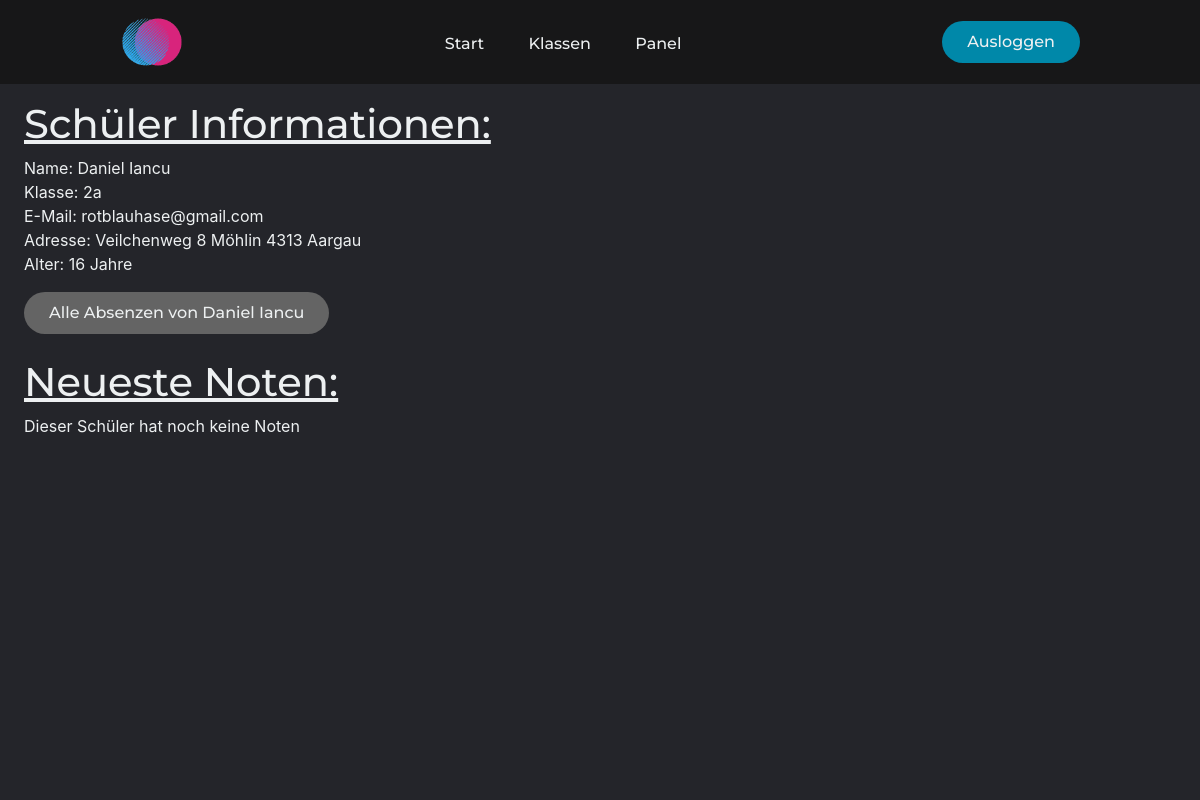
The app's page /schuler/1/ (signed in), older data.
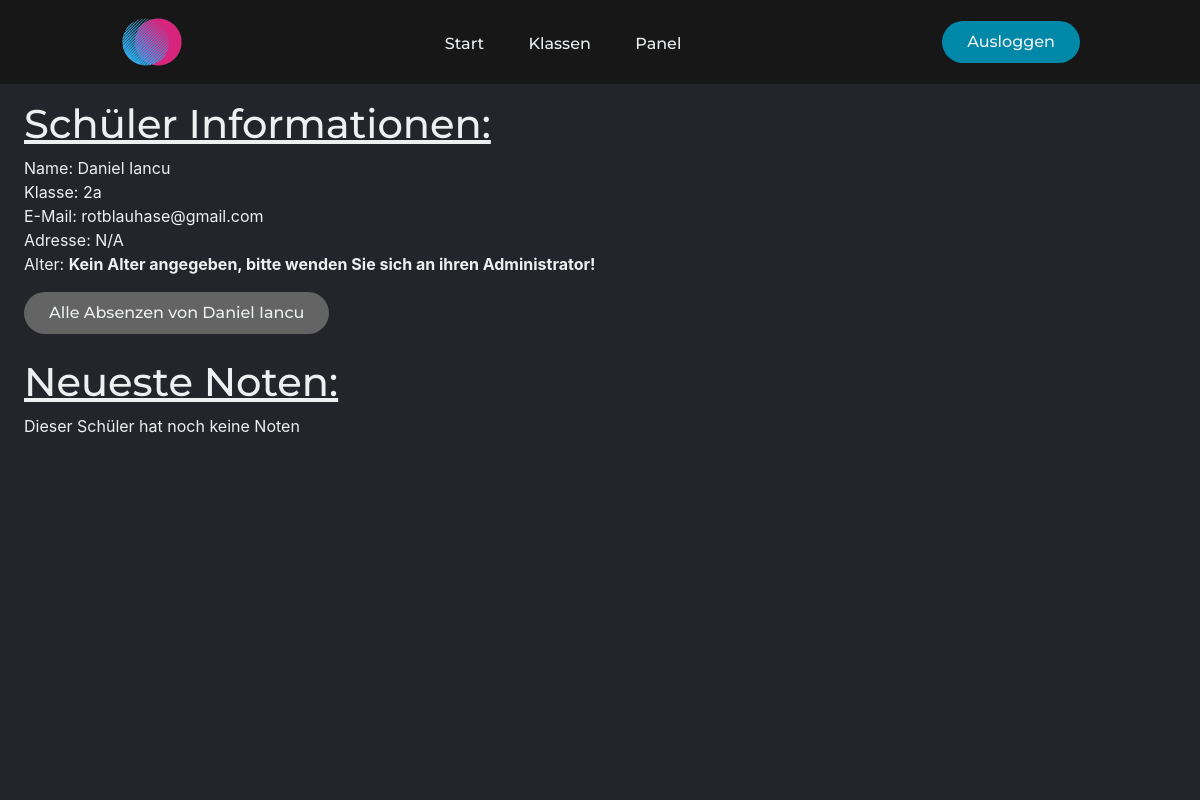
The same page, newer data.
### mainApp/models.py (models this page shows, shortened)
class Person(AbstractUser):
    klasse = models.ForeignKey(SchoolClass, on_delete=models.CASCADE)
    birth = models.DateField(default=datetime.date.today)
    street = models.CharField(max_length=25, blank=True, null=True)
    street_number = models.IntegerField(validators=[MinValueValidator(0), MaxValueValidator(999)], blank=True, null=True)
    city = models.CharField(max_length=20, blank=True, null=True)
    province = models.CharField(max_length=20, blank=True, null=True)
    code = models.IntegerField(validators=[MinValueValidator(0, MaxValueValidator(9999))], blank=True, null=True)
    def __init__(self, *args, **kwargs):
        super(Person, self).__init__(*args, **kwargs)
        if self.username and self.is_student() and not self.email and not self.first_name and not self.last_name:
            name = self.username.split('.')
            self.first_name = name[0].capitalize()
            self.last_name = name[len(name)-1].capitalize()
            self.email = f'{self.username}@stud.edubs.ch'
        elif self.username and self.is_teacher() and not self.email and not self.first_name and not self.last_name:
            name = self.username.split('.')
            self.first_name = name[0].capitalize()
            self.last_name = name[len(name)-1].capitalize()
            self.email = f'{self.username}@edubs.ch'
    def return_address(self):
        if self.street and self.street_number and self.city and self.province and self.code:
            return self.street + ' ' + str(self.street_number) + ' ' + self.city + ' ' + str(self.code) + ' ' + self.province
        else:
            return 'N/A'
    def get_age(self):
        return int((datetime.date.today() - self.birth).days / 365.25)
    def is_student(self):
        return self.groups.filter(name='Student').exists()
    def is_teacher(self):
        return self.groups.filter(name='Teacher').exists()

class SchoolClass(models.Model):
    name = models.CharField(max_length=5)
    def __str__(self):
        return f'{self.name}'
    class Meta:
        verbose_name = 'School Class'
        verbose_name_plural = "School Classes"

### mainApp/views.py (the view)
# urls.py: path('schuler/<int:student_id>/', views.detail, name='detail'),
def detail(request, student_id):
    if request.user.is_authenticated:
        if request.user.is_teacher():
            student = get_object_or_404(Person, pk=student_id)
            recent_grades = Grade.get_recent_grades(student_id=student_id)
            return render(request, 'schuler.html', {'student': student, 'recent_grades': recent_grades})
        else:
            return redirect('mainApp:home')
    else:  # else redirect to login page
        return redirect('loginForm:login')

### mainApp/models.py (called while the page is built, shortened)
    @staticmethod
    def get_recent_grades(student_id):
        grades_list_complete = []
        grades_object_list = Grade.objects.filter(student_id=student_id).order_by('test__date')[:5]
        return grades_list_complete

### mainApp/templates/schuler.html (shortened to what this page needs)
{% extends 'layout.html' %}
{% load main_extra %}
{% block body %}
    <main>
        <div class="personal-info">
            <h1>
                <u>Schüler Informationen:</u>
            </h1>
            <p>
                {% if student.first_name|length > 0 and student.last_name|length > 0 %}
                    Name: {{ student.first_name }} {{ student.last_name }}
                {% else %}
                    Name: <strong>Kein Name angegeben, bitte wenden Sie sich an ihren Administrator!</strong>
                {% endif %}
                <br>
                {% if student.klasse %}
                    Klasse: {{ student.klasse }}
                    <br>
                {% endif %}
                {% if student.email|length > 0 %}
                    E-Mail: {{ student.email }}
                {% else %}
                    E-Mail: <strong>Keine E-Mail angegeben, bitte wenden Sie sich an ihren Administrator!</strong>
                {% endif %}
                <br>
                Adresse: {{ student.return_address }}
                <br>
                {% if student.get_age > 10 %}
                    Alter: {{ student.get_age }} Jahre
                {% else %}
                    Alter: <strong>Kein Alter angegeben, bitte wenden Sie sich an ihren Administrator!</strong>
                {% endif %}
            </p>
            <form action="{% url 'mainApp:all_absenzen' student.id %}" method="POST">
                <button type="submit" class="small-button">Alle Absenzen von {{ student.first_name }} {{ student.last_name }}</button>
            </form>
            <br>
            <div style="width:50%">
                <h1>
                    <u>Neueste Noten:</u>
                </h1>
            </div>
            {% if recent_grades %}
                {% for grade in recent_grades %}
                    <button class="{{ recent_grades|get_class_button:grade }}" type="button" onclick="collapse_show_button(this)">
                        <strong>{{ grade.Note }}</strong> ({{ grade.Fach }})
                    </button>
                    <div class="content">
                        <div class="content-text">
                            <p>
                                {% if grade.Thema != None %}Thema: {{ grade.Thema }}<br>{% endif %}
                                Datum: {{ grade.Datum }}
                                <br>
                                Gewichtung: {{ grade.Gewichtung }}
                                {% if student.klasse|get_avg_class:grade.Thema %}
                                    <br>
                                    Klassenschnitt: {{ student.klasse|get_avg_class:grade.Thema }}
                                {% endif %}
                            </p>
                        </div>
                    </div>
                {% endfor %}
            {% else %}
                <p>Dieser Schüler hat noch keine Noten</p>
            {% endif %}
        </div>
    </main>
{% endblock body %}

Row changes from the older to the newer data that the page shows:
changed Person "Daniel": return_address "Veilchenweg 8 Möhlin 4313 Aargau" → "N/A"; birth "2006-04-05" → "2022-12-22" (drawn); get_age "16" → (not shown)
Text that changed along with them:
text no longer shown: "Jahre"
text now shown: "Kein Alter angegeben, bitte wenden Sie sich an ihren Administrator!"
